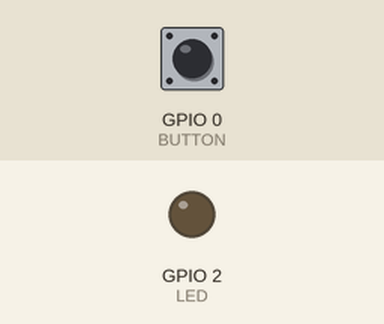
This program was run on a simulated ESP32 board running MicroPython. Shown: output pins drawn as LEDs (lit = HIGH). The inputs (shaded band) are chosen by the test bench; at power-on: GPIO 0 (BUTTON) HIGH.

Above: at 1.2 s.
1.3 s: GPIO 0 (BUTTON) pulled LOW for 0.15 s
At 1.37 s:
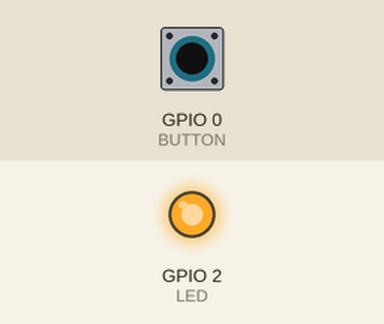
2.9 s: GPIO 0 (BUTTON) pulled LOW for 3.2 s
At 7.3 s:
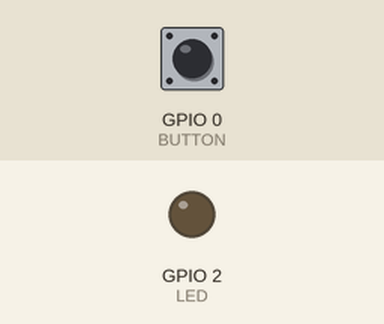
Timing chart, 0 to 8.8 s (numbered marks = the images above; inputs shaded):
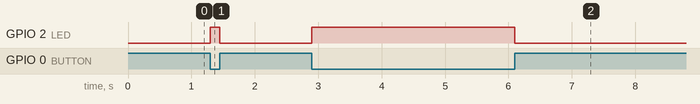

Measured:
- after the input at 1.3 s, GPIO 2 (LED): LOW → HIGH at once, → LOW 0.15 s later
- after the input at 2.9 s, GPIO 2 (LED): LOW → HIGH at once, → LOW 3.2 s later

The program:

basic.py
```python
import machine
import time

LED = machine.Pin(2, machine.Pin.OUT)
BUTTON = machine.Pin(0, machine.Pin.IN)

while True:
    estado = BUTTON.value()
    if (estado == False):
        LED.value(1)
    else:
        LED.value(0)
```
